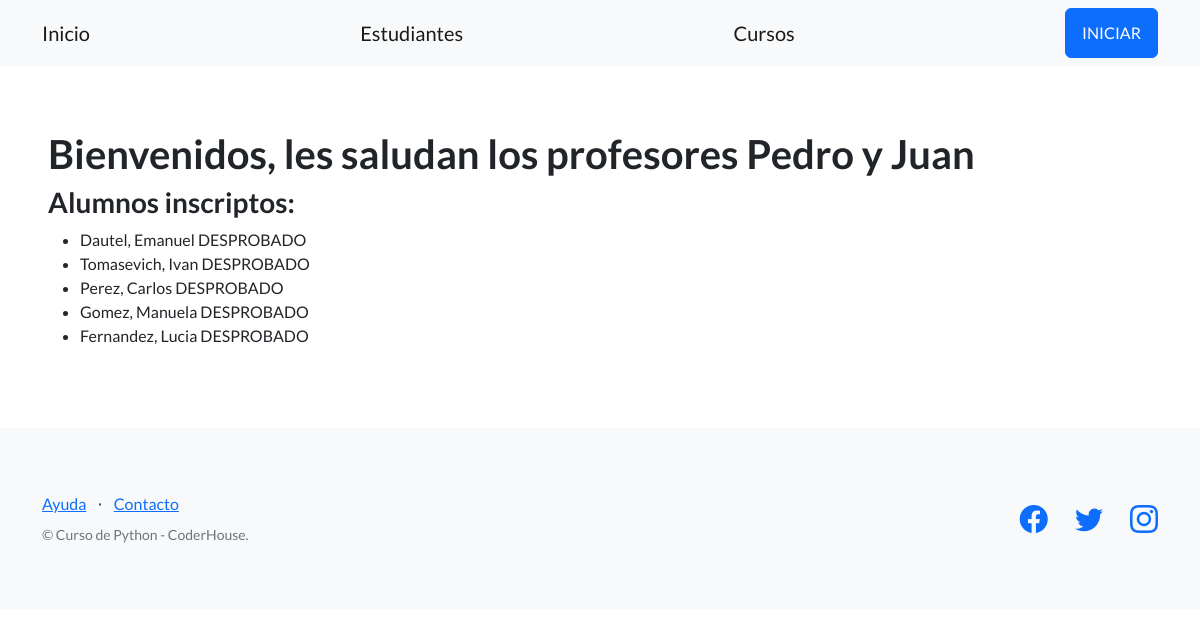
The app's page /estudios/estudiantes/ with its own data.
### control_estudios/models.py (models this page shows)
class Estudiante(models.Model):
    apellido = models.CharField(max_length=256)
    nombre = models.CharField(max_length=256)
    email= models.EmailField(blank=True)
    telefono= models.CharField(max_length=20, blank=True, null= True)
    dni= models.CharField(max_length=32)
    fecha_nacimiento = models.DateField(null=True)

### control_estudios/views.py (the view)
# urls.py: path("estudiantes/", listar_estudiantes, name="lista_estudiantes" ),
def listar_estudiantes(request):
    contexto = {
        "profesores": "Pedro y Juan",
        "estudiantes": Estudiante.objects.all()
        }
    http_response = render(
        request=request,
        template_name='control_estudios/lista_estudiantes.html',
        context=contexto,
        )
    return http_response

### control_estudios/templates/control_estudios/lista_estudiantes.html (shortened to what this page needs)
{% extends "base.html" %}
{% block contenido %}
<h1>
    Bienvenidos, les saludan los profesores {{ profesores }}
</h1>
<h3>Alumnos inscriptos:</h3>
<ul>
    {% for estudiante in estudiantes %}
    <li>
        {{ estudiante.apellido }}, {{ estudiante.nombre }}
        {% if estudiante.nota > 5 %}
        APROBADO
        {% else %}
        DESPROBADO
        {% endif %}
    </li>
    {% endfor %}
</ul>
{% endblock contenido %}

### records on screen
Estudiante: apellido "Dautel", nombre "Emanuel"
Estudiante: apellido "Tomasevich", nombre "Ivan"
Estudiante: apellido "Perez", nombre "Carlos"
Estudiante: apellido "Gomez", nombre "Manuela"
Estudiante: apellido "Fernandez", nombre "Lucia"

### other values on screen
{{ profesores }} "Pedro y Juan"
